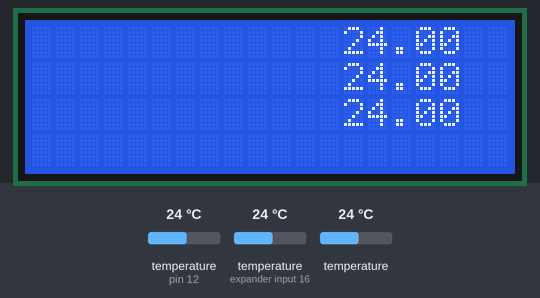
Simulated run of this sketch. Board: Arduino Uno, built with avr-gcc and run on an emulated ATmega328P. On the bench: 20×4 character LCD. Inputs (shaded band) come from the test bench; at power-on: temperature (sensors on pin 12, expander input 16) 24 °C, temperature 24 °C. What the sketch prints to the serial monitor is not drawn.

Above: at 1.2 s.
1.3 s: temperature (sensor on pin 12) set to 12 °C
At 3.8 s:
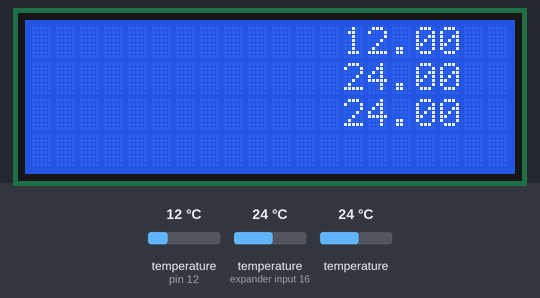
4.1 s: temperature (sensor on expander input 16) set to 12 °C
At 5.4 s:
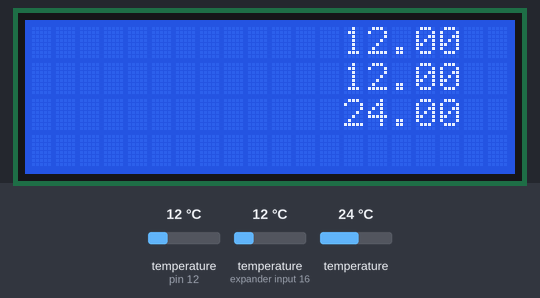
6.6 s: temperature (sensor 212) set to 12 °C
At 8.6 s:
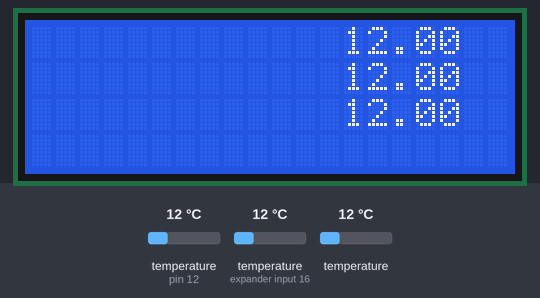
9.6 s: temperature (sensor on pin 12) set to 19 °C
12.1 s: temperature (sensor on expander input 16) set to 19 °C
At 14.6 s:
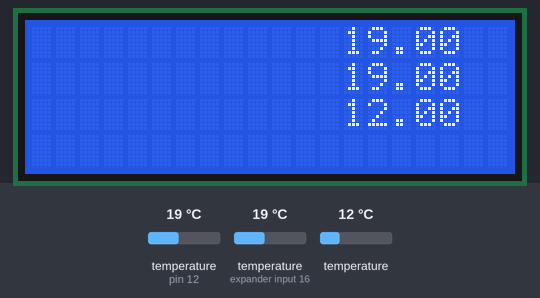
15.0 s: temperature (sensor 212) set to 19 °C
Timing chart, 0 to 18.0 s (numbered marks = the images above; inputs shaded):
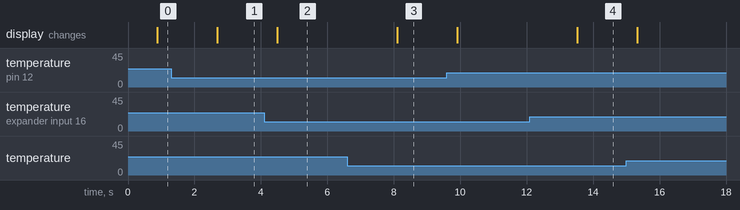

Measured:
- after the input at 1.3 s, the display: changes after 1.4 s (image 1)
- after the input at 4.1 s, the display: changes after 0.40 s (image 2)
- after the input at 6.6 s, the display: changes after 1.5 s (image 3)
- after the input at 12.1 s, the display: changes after 1.4 s (image 4)

The sketch:

multiple_ds18b20_lcd_example.ino
```cpp
/********************************************************************/
// Script to read several (3) DS18B20 sensors and print to an LCD
// Hardware
// LCD: Sunfounder 20 x 4 LCD
// https://www.sunfounder.com/iic-i2c-twi-serial-2004-20x4-lcd-module-shield-for-arduino-uno-mega2560.html
// Arduino : Adafruit ESP8266 Feather Huzzah
// https://www.adafruit.com/product/2821
// Temperature Sensor(s) : WATERPROOF DS18B20 DIGITAL TEMPERATURE SENSOR
// https://www.adafruit.com/product/381
// Writen by JF Saraceno
// jfsaraceno@gmail.com
// Wiring:
// LCD ~~~~~~~~~ ARDUINO
// VCC ~~~~~~~~~ USB
// GND ~~~~~~~~~ GND
// SDA ~~~~~~~~~ SDA ()
// SCL ~~~~~~~~~ SCL ()

// DS18B20 ~~~~~~~~~ ARDUINO
// +V ~~~~~~~~~~~~~~ 3V
// GND ~~~~~~~~~~~~~ GND
// DATA ~~~~~~~~~~~~ 12
// 4.7KOhm resistor pull-up from 3V to DATA
/********************************************************************/
// First we include the libraries
#include <OneWire.h>
#include <DallasTemperature.h>
#include <LiquidCrystal_I2C.h>
// Set the LCD address to 0x27 for a 20 chars and 4 line display
LiquidCrystal_I2C lcd(0x27, 20, 4);
/********************************************************************/
// Data wire is plugged into pin 2 on the Arduino
#define ONE_WIRE_BUS 12
/********************************************************************/
// Setup a oneWire instance to communicate with any OneWire devices
// (not just Maxim/Dallas temperature ICs)
OneWire oneWire(ONE_WIRE_BUS);
/********************************************************************/
// Pass our oneWire reference to Dallas Temperature.
DallasTemperature sensors(&oneWire);
/********************************************************************/
void setup(void)
{
  // start serial port
  Serial.begin(9600);
  Serial.println("DS18B20 Temperature Sensor to LCD Demo");
  // Start up the library
  sensors.begin();
  lcd.begin();
  setup_lcd;
}

void loop(void)
{
  // request to all devices on the bus
  sensors.requestTemperatures(); // Send the command to get temperature readings
  update_lcd();
  delay(1000);
}

void update_lcd(void)
{
  lcd.setCursor(13, 0);
  lcd.print(sensors.getTempCByIndex(0)); // Why "byIndex"?
  lcd.setCursor(13, 1);
  lcd.print(sensors.getTempCByIndex(1)); // Why "byIndex"?
  lcd.setCursor(13, 2);
  lcd.print(sensors.getTempCByIndex(2)); // Why "byIndex"?

}
void setup_lcd(void) {
  lcd.backlight();
  lcd.setCursor(0, 0);
  lcd.print("TempSensor1:");
  lcd.setCursor(0, 1);
  lcd.print("TempSensor2:");
  lcd.setCursor(0, 2);
  lcd.print("TempSensor3:");

  lcd.setCursor(19, 0);
  lcd.print("C");
  lcd.setCursor(19, 1);
  lcd.print("C");
  lcd.setCursor(19, 2);
  lcd.print("C");
}
void debug(void) {
  Serial.print("Temperature sensor 1 reading is: ");
  Serial.println(sensors.getTempCByIndex(0)); // Why "byIndex"?
  Serial.print("Temperature sensor 2 reading is: ");
  Serial.println(sensors.getTempCByIndex(1)); // Why "byIndex"?
  Serial.print("Temperature sensor 3 reading is: ");
  Serial.println(sensors.getTempCByIndex(2)); // Why "byIndex"?
}
```
